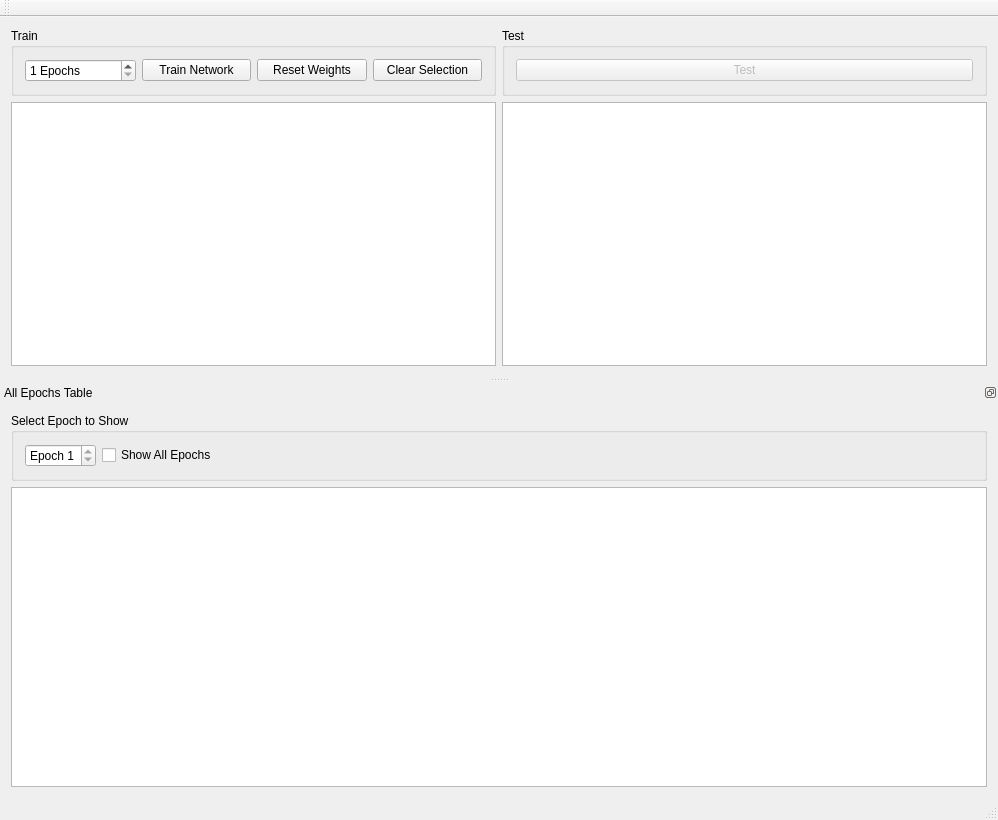
<?xml version="1.0" encoding="UTF-8"?>
<ui version="4.0">
 <class>MainWindow</class>
 <widget class="QMainWindow" name="MainWindow">
  <property name="geometry">
   <rect>
    <x>0</x>
    <y>0</y>
    <width>998</width>
    <height>820</height>
   </rect>
  </property>
  <property name="windowTitle">
   <string>MainWindow</string>
  </property>
  <widget class="QWidget" name="centralWidget">
   <layout class="QGridLayout" name="gridLayout_5">
    <item row="0" column="0">
     <widget class="QGroupBox" name="groupBox">
      <property name="title">
       <string>Train</string>
      </property>
      <layout class="QGridLayout" name="gridLayout">
       <item row="0" column="0">
        <widget class="QSpinBox" name="spinBox">
         <property name="sizePolicy">
          <sizepolicy hsizetype="Minimum" vsizetype="Fixed">
           <horstretch>0</horstretch>
           <verstretch>0</verstretch>
          </sizepolicy>
         </property>
         <property name="suffix">
          <string> Epochs</string>
         </property>
         <property name="minimum">
          <number>1</number>
         </property>
         <property name="maximum">
          <number>100000000</number>
         </property>
        </widget>
       </item>
       <item row="0" column="2">
        <widget class="QPushButton" name="pushButton_3">
         <property name="text">
          <string>Reset Weights</string>
         </property>
        </widget>
       </item>
       <item row="0" column="1">
        <widget class="QPushButton" name="pushButton">
         <property name="text">
          <string>Train Network</string>
         </property>
        </widget>
       </item>
       <item row="0" column="3">
        <widget class="QPushButton" name="pushButton_4">
         <property name="text">
          <string>Clear Selection</string>
         </property>
        </widget>
       </item>
      </layout>
     </widget>
    </item>
    <item row="0" column="1">
     <widget class="QGroupBox" name="groupBox_3">
      <property name="title">
       <string>Test</string>
      </property>
      <layout class="QGridLayout" name="gridLayout_4">
       <item row="0" column="0">
        <widget class="QPushButton" name="pushButton_2">
         <property name="enabled">
          <bool>false</bool>
         </property>
         <property name="text">
          <string>Test</string>
         </property>
        </widget>
       </item>
      </layout>
     </widget>
    </item>
    <item row="1" column="0">
     <widget class="QTableView" name="tableView">
      <property name="editTriggers">
       <set>QAbstractItemView::NoEditTriggers</set>
      </property>
      <property name="alternatingRowColors">
       <bool>true</bool>
      </property>
      <property name="selectionMode">
       <enum>QAbstractItemView::SingleSelection</enum>
      </property>
      <property name="selectionBehavior">
       <enum>QAbstractItemView::SelectRows</enum>
      </property>
     </widget>
    </item>
    <item row="1" column="1">
     <widget class="QTreeView" name="treeView">
      <property name="editTriggers">
       <set>QAbstractItemView::NoEditTriggers</set>
      </property>
      <property name="alternatingRowColors">
       <bool>true</bool>
      </property>
      <property name="indentation">
       <number>0</number>
      </property>
     </widget>
    </item>
   </layout>
  </widget>
  <widget class="QMenuBar" name="menuBar">
   <property name="geometry">
    <rect>
     <x>0</x>
     <y>0</y>
     <width>998</width>
     <height>22</height>
    </rect>
   </property>
  </widget>
  <widget class="QToolBar" name="mainToolBar">
   <attribute name="toolBarArea">
    <enum>TopToolBarArea</enum>
   </attribute>
   <attribute name="toolBarBreak">
    <bool>false</bool>
   </attribute>
  </widget>
  <widget class="QStatusBar" name="statusBar"/>
  <widget class="QDockWidget" name="dockWidget">
   <property name="features">
    <set>QDockWidget::DockWidgetFloatable|QDockWidget::DockWidgetMovable</set>
   </property>
   <property name="allowedAreas">
    <set>Qt::BottomDockWidgetArea</set>
   </property>
   <property name="windowTitle">
    <string>All Epochs Table</string>
   </property>
   <attribute name="dockWidgetArea">
    <number>8</number>
   </attribute>
   <widget class="QWidget" name="dockWidgetContents">
    <layout class="QGridLayout" name="gridLayout_3">
     <item row="1" column="0">
      <widget class="QTableView" name="tableView_2">
       <property name="minimumSize">
        <size>
         <width>0</width>
         <height>300</height>
        </size>
       </property>
       <property name="editTriggers">
        <set>QAbstractItemView::NoEditTriggers</set>
       </property>
       <property name="alternatingRowColors">
        <bool>true</bool>
       </property>
       <property name="selectionBehavior">
        <enum>QAbstractItemView::SelectRows</enum>
       </property>
      </widget>
     </item>
     <item row="0" column="0">
      <widget class="QGroupBox" name="groupBox_2">
       <property name="title">
        <string>Select Epoch to Show</string>
       </property>
       <layout class="QGridLayout" name="gridLayout_2">
        <item row="0" column="0">
         <widget class="QSpinBox" name="spinBox_2">
          <property name="prefix">
           <string>Epoch </string>
          </property>
          <property name="minimum">
           <number>1</number>
          </property>
          <property name="maximum">
           <number>1</number>
          </property>
         </widget>
        </item>
        <item row="0" column="2">
         <spacer name="horizontalSpacer">
          <property name="orientation">
           <enum>Qt::Horizontal</enum>
          </property>
          <property name="sizeHint" stdset="0">
           <size>
            <width>40</width>
            <height>20</height>
           </size>
          </property>
         </spacer>
        </item>
        <item row="0" column="1">
         <widget class="QCheckBox" name="checkBox">
          <property name="text">
           <string>Show All Epochs</string>
          </property>
         </widget>
        </item>
       </layout>
      </widget>
     </item>
    </layout>
   </widget>
  </widget>
 </widget>
 <layoutdefault spacing="6" margin="11"/>
 <resources/>
 <connections/>
</ui>
